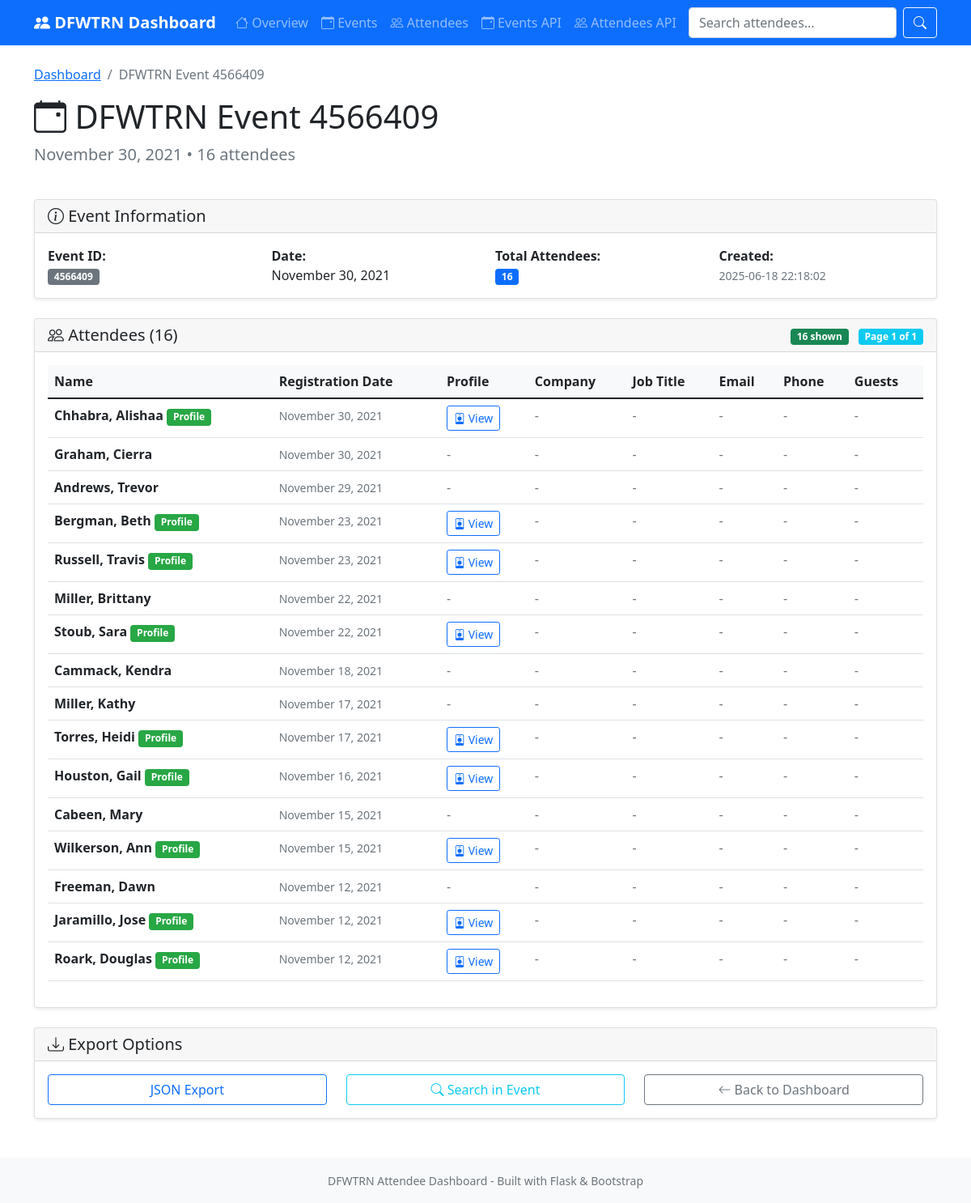
The app's page /event/4566409 with its own data.
### tables this page shows
CREATE TABLE events (
    id INTEGER PRIMARY KEY,
    event_name TEXT,
    event_date TEXT,
    event_url TEXT,
    total_attendees INTEGER,
    created_at TIMESTAMP DEFAULT CURRENT_TIMESTAMP
);

CREATE TABLE attendees (
    id INTEGER PRIMARY KEY AUTOINCREMENT,
    event_id INTEGER,
    event_date TEXT,
    full_name TEXT,
    first_name TEXT,
    last_name TEXT,
    profile_url TEXT,
    is_anonymous BOOLEAN DEFAULT FALSE,
    guest_count INTEGER DEFAULT 0,
    created_at TIMESTAMP DEFAULT CURRENT_TIMESTAMP,
    UNIQUE(event_id, full_name, event_date)
);

### attendee_dashboard.py (the view)
@app.route('/event/<int:event_id>')
def event_detail(event_id):
    page = request.args.get('page', 1, type=int)
    per_page = 20
    offset = (page - 1) * per_page
    db = get_db()
    event = db.execute('SELECT * FROM events WHERE id = ?', (event_id,)).fetchone()
    if not event:
        logging.error(f"Event not found: {event_id}")
        return render_template('event.html', event=None, attendees=[], page=1, total_pages=1, total_attendees=0, error="Event not found")
    attendees = db.execute('''
        SELECT a.*, ap.email, ap.company, ap.job_title, ap.phone
        FROM attendees a
        LEFT JOIN attendee_profiles ap ON a.id = ap.attendee_id
        WHERE a.event_id = ?
        ORDER BY a.event_date DESC, a.full_name
        LIMIT ? OFFSET ?
    ''', (event_id, per_page, offset)).fetchall()
    if not attendees:
        logging.warning(f"No attendees found for event {event_id}")
    total_attendees = db.execute('''
        SELECT COUNT(*) FROM attendees WHERE event_id = ?
    ''', (event_id,)).fetchone()[0]
    total_pages = (total_attendees + per_page - 1) // per_page
    db.close()
    return render_template('event.html',
                         event=event,
                         attendees=attendees,
                         page=page,
                         total_pages=total_pages,
                         total_attendees=total_attendees,
                         error=None)

### attendee_dashboard.py (called while the page is built)
def get_db():
    db = sqlite3.connect(app.config['DATABASE'])
    db.row_factory = sqlite3.Row
    return db

@app.template_filter('date_format')
def date_format(value):
    if not value:
        return ''
    try:
        dt = datetime.strptime(value, '%d %b %Y')
        return dt.strftime('%B %d, %Y')
    except:
        return value

### templates/event.html (shortened to what this page needs)
{% extends "base.html" %}
{% block content %}
<div class="row mb-4">
    <div class="col">
        <nav aria-label="breadcrumb">
            <ol class="breadcrumb">
                <li class="breadcrumb-item"><a href="{{ url_for('index') }}">Dashboard</a></li>
                <li class="breadcrumb-item active">{{ event.event_name if event else 'Event Not Found' }}</li>
            </ol>
        </nav>
        <h1 class="display-6">
            <i class="bi bi-calendar-event"></i> {{ event.event_name if event else 'Event Not Found' }}
        </h1>
        {% if error %}
        <div class="alert alert-danger">{{ error }}</div>
        {% elif event %}
        <p class="lead text-muted">
            {{ event.event_date | date_format }} • {{ total_attendees }} attendees
        </p>
        {% endif %}
    </div>
</div>
{% if event %}
<div class="row mb-4">
    <div class="col-12">
        <div class="card">
            <div class="card-header">
                <h5 class="card-title mb-0">
                    <i class="bi bi-info-circle"></i> Event Information
                </h5>
            </div>
            <div class="card-body">
                <div class="row">
                    <div class="col-md-3">
                        <strong>Event ID:</strong><br>
                        <span class="badge bg-secondary">{{ event.id }}</span>
                    </div>
                    <div class="col-md-3">
                        <strong>Date:</strong><br>
                        {{ event.event_date | date_format }}
                    </div>
                    <div class="col-md-3">
                        <strong>Total Attendees:</strong><br>
                        <span class="badge bg-primary">{{ event.total_attendees }}</span>
                    </div>
                    <div class="col-md-3">
                        <strong>Created:</strong><br>
                        <small class="text-muted">{{ event.created_at }}</small>
                    </div>
                </div>
            </div>
        </div>
    </div>
</div>
{% endif %}
<div class="row">
    <div class="col-12">
        <div class="card">
            <div class="card-header d-flex justify-content-between align-items-center">
                <h5 class="card-title mb-0">
                    <i class="bi bi-people"></i> Attendees ({{ total_attendees }})
                </h5>
                <div>
                    <span class="badge bg-success me-2">{{ attendees | length }} shown</span>
                    <span class="badge bg-info">Page {{ page }} of {{ total_pages }}</span>
                </div>
            </div>
            <div class="card-body">
                {% if attendees and attendees|length > 0 %}
                <div class="table-responsive">
                    <table class="table table-hover">
                        <thead>
                            <tr>
                                <th>Name</th>
                                <th>Registration Date</th>
                                <th>Profile</th>
                                <th>Company</th>
                                <th>Job Title</th>
                                <th>Email</th>
                                <th>Phone</th>
                                <th>Guests</th>
                            </tr>
                        </thead>
                        <tbody>
                            {% for attendee in attendees %}
                            <tr>
                                <td>
                                    {% if attendee.is_anonymous %}
                                        <span class="text-muted">
                                            <i class="bi bi-person-x"></i> Anonymous user
                                        </span>
                                        <span class="badge anonymous-badge">Anonymous</span>
                                    {% else %}
                                        <strong>{{ attendee.full_name }}</strong>
                                        {% if attendee.profile_url %}
                                            <span class="badge profile-badge">Profile</span>
                                        {% endif %}
                                    {% endif %}
                                </td>
                                <td>
                                    <small class="text-muted">{{ attendee.event_date | date_format }}</small>
                                </td>
                                <td>
                                    {% if attendee.profile_url %}
                                        <a href="{{ url_for('attendee_detail', attendee_id=attendee.id) }}" class="btn btn-sm btn-outline-primary">
                                            <i class="bi bi-person-badge"></i> View
                                        </a>
                                    {% else %}
                                        <span class="text-muted">-</span>
                                    {% endif %}
                                </td>
                                <td>
                                    {% if attendee.company %}
                                        {{ attendee.company }}
                                    {% else %}
                                        <span class="text-muted">-</span>
                                    {% endif %}
                                </td>
                                <td>
                                    {% if attendee.job_title %}
                                        {{ attendee.job_title }}
                                    {% else %}
                                        <span class="text-muted">-</span>
                                    {% endif %}
                                </td>
                                <td>
                                    {% if attendee.email %}
                                        <a href="mailto:{{ attendee.email }}">{{ attendee.email }}</a>
                                    {% else %}
                                        <span class="text-muted">-</span>
                                    {% endif %}
                                </td>
                                <td>
                                    {% if attendee.phone %}
                                        {{ attendee.phone }}
                                    {% else %}
                                        <span class="text-muted">-</span>
                                    {% endif %}
                                </td>
                                <td>
                                    {% if attendee.guest_count > 0 %}
                                        <span class="badge bg-warning">+{{ attendee.guest_count }}</span>
                                    {% else %}
                                        <span class="text-muted">-</span>
                                    {% endif %}
                                </td>
                            </tr>
                            {% endfor %}
                        </tbody>
                    </table>
                </div>
                {% else %}
                <div class="alert alert-warning mt-3">No attendees found for this event.</div>
                {% endif %}
            </div>
        </div>
    </div>
</div>
<div class="row mt-4">
    <div class="col-12">
        <div class="card">
            <div class="card-header">
                <h5 class="card-title mb-0">
                    <i class="bi bi-download"></i> Export Options
                </h5>
            </div>
            <div class="card-body">
                <div class="row">
                    <div class="col-md-4">
                        <a href="{{ url_for('api_attendees', event_id=event.id) }}" class="btn btn-outline-primary w-100">
                             JSON Export
                        </a>
                    </div>
                    <div class="col-md-4">
                        <a href="{{ url_for('search') }}?q=&event_id={{ event.id }}" class="btn btn-outline-info w-100">
                            <i class="bi bi-search"></i> Search in Event
                        </a>
                    </div>
                    <div class="col-md-4">
                        <a href="{{ url_for('index') }}" class="btn btn-outline-secondary w-100">
                            <i class="bi bi-arrow-left"></i> Back to Dashboard
                        </a>
                    </div>
                </div>
            </div>
        </div>
    </div>
</div>
{% endblock %}

### templates/base.html (style rules this page uses)
.card { box-shadow: 0 0.125rem 0.25rem rgba(0, 0, 0, 0.075); }
.table th { background-color: #f8f9fa; }
.profile-badge { background-color: #28a745; }

### records on screen
events: event_name "DFWTRN Event 4566409", event_date "November 30, 2021", id "4566409", total_attendees "16", created_at "2025-06-18 22:18:02"
attendees: full_name "Chhabra, Alishaa", shows "Profile", event_date "November 30, 2021"
attendees: full_name "Graham, Cierra", event_date "November 30, 2021"
attendees: full_name "Andrews, Trevor", event_date "November 29, 2021"
attendees: full_name "Bergman, Beth", shows "Profile", event_date "November 23, 2021"
attendees: full_name "Russell, Travis", shows "Profile", event_date "November 23, 2021"
attendees: full_name "Miller, Brittany", event_date "November 22, 2021"
attendees: full_name "Stoub, Sara", shows "Profile", event_date "November 22, 2021"
attendees: full_name "Cammack, Kendra", event_date "November 18, 2021"
attendees: full_name "Miller, Kathy", event_date "November 17, 2021"
attendees: full_name "Torres, Heidi", shows "Profile", event_date "November 17, 2021"
attendees: full_name "Houston, Gail", shows "Profile", event_date "November 16, 2021"
attendees: full_name "Cabeen, Mary", event_date "November 15, 2021"
attendees: full_name "Wilkerson, Ann", shows "Profile", event_date "November 15, 2021"
attendees: full_name "Freeman, Dawn", event_date "November 12, 2021"
attendees: full_name "Jaramillo, Jose", shows "Profile", event_date "November 12, 2021"
attendees: full_name "Roark, Douglas", shows "Profile", event_date "November 12, 2021"

### other values on screen
{{ total_attendees }} "16"
{{ attendees | length }} "16"
{{ page }} "1"
{{ total_pages }} "1"
